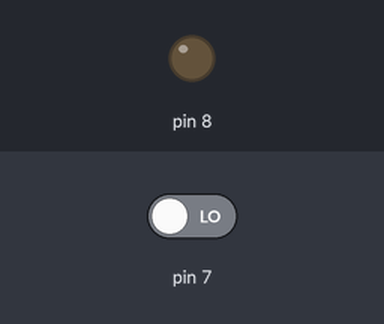
The sketch below on a simulated Arduino Uno, built with avr-gcc and run on an emulated ATmega328P. On the bench: output pins drawn as LEDs (lit = HIGH). The inputs (shaded band) are chosen by the test bench; at power-on: pin 7 LOW. What the sketch prints to the serial monitor is not drawn.

Above: at 1.2 s.
1.3 s: pin 7 driven HIGH
At 2.5 s:
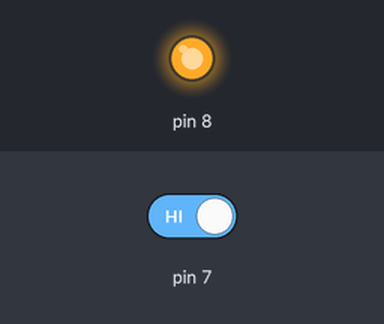
2.8 s: pin 7 driven LOW
At 3.6 s:
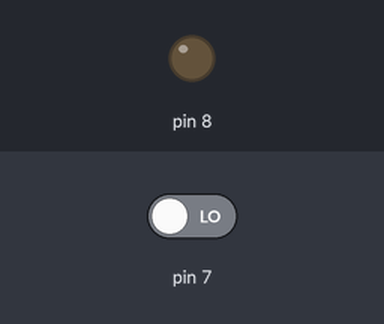
Timing chart, 0 to 5.8 s (numbered marks = the images above; inputs shaded):
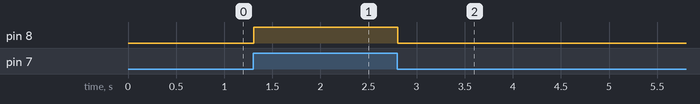

The sketch:

ldr.ino
```cpp
int ldr = 7;
int x;
int led =8 ;

void setup()
{
  Serial.begin(9600);
  pinMode(7, INPUT);
  pinMode(8, OUTPUT);
}

void loop()
{
  x = digitalRead(7);
  Serial.println(x);

  if(x == HIGH)
  {
    digitalWrite(8, HIGH);
  }
  if(x == LOW)
  {
    digitalWrite(8, LOW);
  }

}
```

Measured:
- after the input at 1.3 s, pin 8: LOW → HIGH at once
- after the input at 2.8 s, pin 8: HIGH → LOW at once
